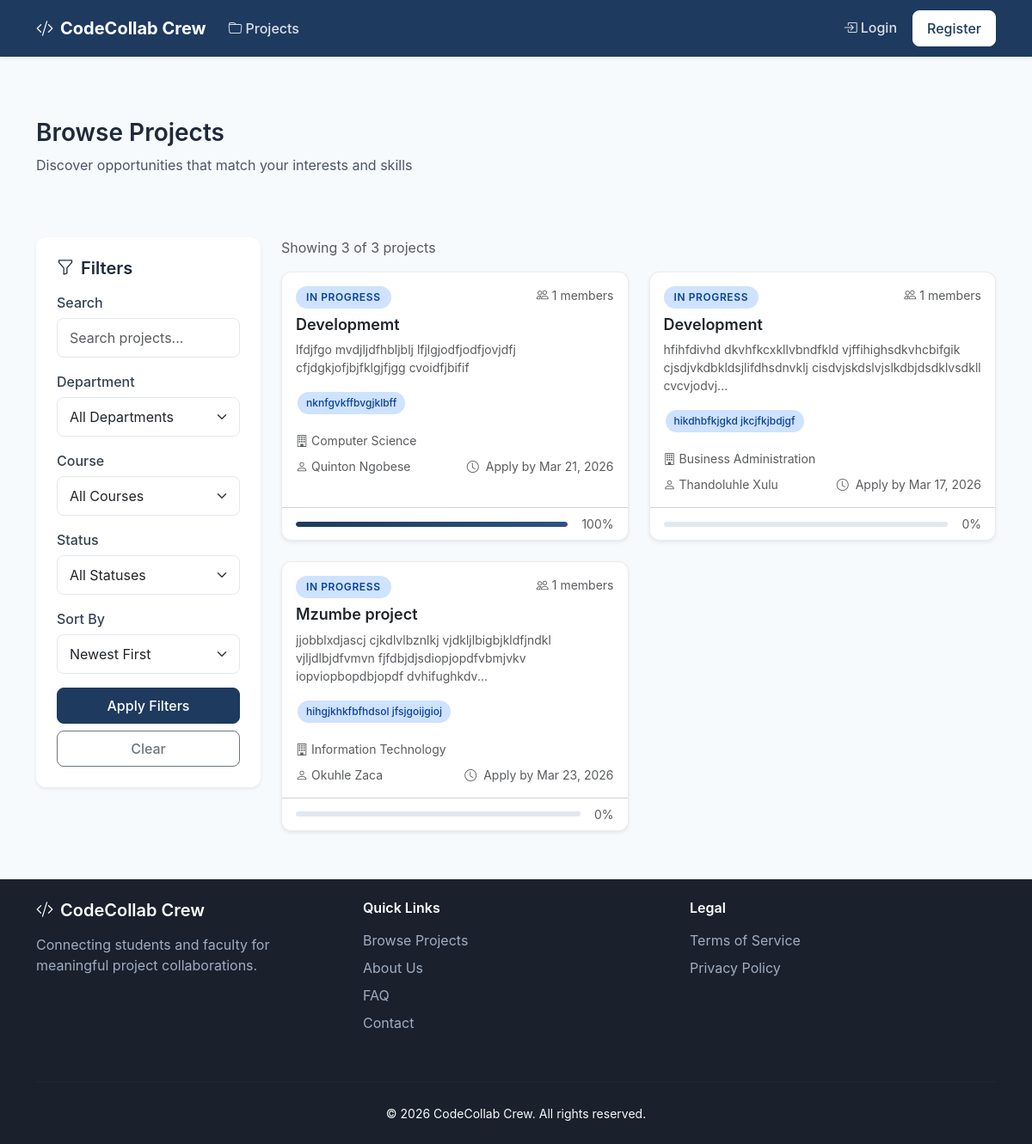
/projects/, run on the app's committed database.
### app/models.py (models this page shows, shortened)
class Project(db.Model):
    __tablename__ = 'projects'
    id = db.Column(db.Integer, primary_key=True)
    title = db.Column(db.String(200), nullable=False)
    description = db.Column(db.Text, nullable=False)
    goals = db.Column(db.Text)
    expected_outcomes = db.Column(db.Text)
    status = db.Column(db.String(20), default='draft')  # draft, open, in_progress, completed, cancelled
    visibility = db.Column(db.String(20), default='public')  # public, department, private
    max_team_size = db.Column(db.Integer, default=5)
    min_team_size = db.Column(db.Integer, default=1)
    invite_code = db.Column(db.String(32), unique=True, index=True)  # For shareable invite links
    start_date = db.Column(db.Date)
    end_date = db.Column(db.Date)
    application_deadline = db.Column(db.DateTime)
    created_at = db.Column(db.DateTime, default=lambda: datetime.now(timezone.utc))
    updated_at = db.Column(db.DateTime, default=lambda: datetime.now(timezone.utc), onupdate=lambda: datetime.now(timezone.utc))
    owner_id = db.Column(db.Integer, db.ForeignKey('users.id'), nullable=False)
    course_id = db.Column(db.Integer, db.ForeignKey('courses.id'))
    department_id = db.Column(db.Integer, db.ForeignKey('departments.id'))
    skills = db.relationship('Skill', secondary=project_skills, backref=db.backref('projects', lazy='dynamic'))
    tools = db.relationship('Tool', secondary=project_tools, backref=db.backref('projects', lazy='dynamic'))
    milestones = db.relationship('Milestone', backref='project', lazy='dynamic', order_by='Milestone.due_date')
    applications = db.relationship('ProjectApplication', backref='project', lazy='dynamic')
    members = db.relationship('ProjectMember', backref='project', lazy='dynamic')
    files = db.relationship('ProjectFile', backref='project', lazy='dynamic')
    updates = db.relationship('ProjectUpdate', backref='project', lazy='dynamic', order_by='desc(ProjectUpdate.created_at)')
    contributions = db.relationship('Contribution', backref='project', lazy='dynamic')
    feedback = db.relationship('Feedback', backref='project', lazy='dynamic')
    def get_department(self):
        if self.department_id:
            return Department.query.get(self.department_id)
        return None
    @property
    def progress(self):
        milestones = self.milestones.all()
        if not milestones:
            return 0
        completed = sum(1 for m in milestones if m.status == 'completed')
        return int((completed / len(milestones)) * 100)
    @property
    def team_count(self):
        return self.members.filter_by(status='active').count()

class Skill(db.Model):
    __tablename__ = 'skills'
    id = db.Column(db.Integer, primary_key=True)
    name = db.Column(db.String(50), unique=True, nullable=False)
    category = db.Column(db.String(50))

class Department(db.Model):
    __tablename__ = 'departments'
    id = db.Column(db.Integer, primary_key=True)
    name = db.Column(db.String(100), unique=True, nullable=False)
    code = db.Column(db.String(10), unique=True, nullable=False)
    description = db.Column(db.Text)
    created_at = db.Column(db.DateTime, default=lambda: datetime.now(timezone.utc))
    users = db.relationship('User', backref='department', lazy='dynamic')
    courses = db.relationship('Course', backref='department', lazy='dynamic')

class User(UserMixin, db.Model):
    __tablename__ = 'users'
    id = db.Column(db.Integer, primary_key=True)
    email = db.Column(db.String(120), unique=True, nullable=False, index=True)
    password_hash = db.Column(db.String(128), nullable=False)
    first_name = db.Column(db.String(50), nullable=False)
    last_name = db.Column(db.String(50), nullable=False)
    student_id = db.Column(db.String(20), unique=True, index=True)  # For students
    employee_id = db.Column(db.String(20), unique=True, index=True)  # For faculty
    phone = db.Column(db.String(20))
    bio = db.Column(db.Text)
    avatar = db.Column(db.String(200))
    is_active = db.Column(db.Boolean, default=True)
    is_verified = db.Column(db.Boolean, default=False)
    availability_status = db.Column(db.String(20), default='available')  # available, busy, away, offline
    last_seen = db.Column(db.DateTime, default=lambda: datetime.now(timezone.utc))
    created_at = db.Column(db.DateTime, default=lambda: datetime.now(timezone.utc))
    updated_at = db.Column(db.DateTime, default=lambda: datetime.now(timezone.utc), onupdate=lambda: datetime.now(timezone.utc))
    last_login = db.Column(db.DateTime)
    department_id = db.Column(db.Integer, db.ForeignKey('departments.id'))
    roles = db.relationship('Role', secondary=user_roles, backref=db.backref('users', lazy='dynamic'))
    skills = db.relationship('Skill', secondary=user_skills, backref=db.backref('users', lazy='dynamic'))
    owned_projects = db.relationship('Project', backref='owner', lazy='dynamic', foreign_keys='Project.owner_id')
    applications = db.relationship('ProjectApplication', backref='applicant', lazy='dynamic', foreign_keys='ProjectApplication.user_id')
    memberships = db.relationship('ProjectMember', backref='user', lazy='dynamic')
    contributions = db.relationship('Contribution', backref='contributor', lazy='dynamic')
    notifications = db.relationship('Notification', backref='user', lazy='dynamic', foreign_keys='Notification.user_id')
    @property
    def full_name(self):
        return f'{self.first_name} {self.last_name}'

class Milestone(db.Model):
    __tablename__ = 'milestones'
    id = db.Column(db.Integer, primary_key=True)
    title = db.Column(db.String(200), nullable=False)
    description = db.Column(db.Text)
    status = db.Column(db.String(20), default='pending')  # pending, in_progress, completed, overdue
    priority = db.Column(db.String(20), default='medium')  # low, medium, high, critical
    due_date = db.Column(db.DateTime, nullable=False)
    completed_at = db.Column(db.DateTime)
    created_at = db.Column(db.DateTime, default=lambda: datetime.now(timezone.utc))
    updated_at = db.Column(db.DateTime, default=lambda: datetime.now(timezone.utc), onupdate=lambda: datetime.now(timezone.utc))
    project_id = db.Column(db.Integer, db.ForeignKey('projects.id'), nullable=False)
    assigned_to_id = db.Column(db.Integer, db.ForeignKey('users.id'))
    assigned_to = db.relationship('User', backref='assigned_milestones')
    submissions = db.relationship('MilestoneSubmission', backref='milestone', lazy='dynamic')

### app/routes/projects.py (the view)
@projects_bp.route('/')
def list_projects():
    page = request.args.get('page', 1, type=int)
    per_page = current_app.config.get('ITEMS_PER_PAGE', 10)
    query = Project.query.filter(Project.status.in_(['open', 'in_progress']))
    if not current_user.is_authenticated:
        query = query.filter_by(visibility='public')
    elif current_user.is_student:
        query = query.filter(
            (Project.visibility == 'public') |
            ((Project.visibility == 'department') &
             (Project.department_id == current_user.department_id))
        )
    search = request.args.get('search', '')
    if search:
        query = query.filter(
            (Project.title.ilike(f'%{search}%')) |
            (Project.description.ilike(f'%{search}%'))
        )
    department_id = request.args.get('department', type=int)
    if department_id:
        query = query.filter_by(department_id=department_id)
    course_id = request.args.get('course', type=int)
    if course_id:
        query = query.filter_by(course_id=course_id)
    skill_ids = request.args.getlist('skills', type=int)
    if skill_ids:
        for skill_id in skill_ids:
            query = query.filter(Project.skills.any(Skill.id == skill_id))
    status = request.args.get('status')
    if status:
        query = query.filter_by(status=status)
    sort = request.args.get('sort', 'newest')
    if sort == 'newest':
        query = query.order_by(Project.created_at.desc())
    elif sort == 'oldest':
        query = query.order_by(Project.created_at.asc())
    elif sort == 'deadline':
        query = query.order_by(Project.application_deadline.asc())
    elif sort == 'title':
        query = query.order_by(Project.title.asc())
    projects = query.paginate(page=page, per_page=per_page, error_out=False)
    departments = Department.query.order_by(Department.name).all()
    courses = Course.query.order_by(Course.name).all()
    skills = Skill.query.order_by(Skill.name).all()
    return render_template('projects/list.html',
                         projects=projects,
                         departments=departments,
                         courses=courses,
                         skills=skills,
                         current_filters={
                             'search': search,
                             'department': department_id,
                             'course': course_id,
                             'skills': skill_ids,
                             'status': status,
                             'sort': sort
                         })

### app/templates/projects/list.html (shortened to what this page needs)
{% extends "base.html" %}
{% block content %}
<div class="container py-4">
    <div class="page-header">
        <h1 class="page-title">Browse Projects</h1>
        <p class="page-subtitle">Discover opportunities that match your interests and skills</p>
    </div>
    <div class="row">
        <div class="col-lg-3 mb-4">
            <div class="sidebar">
                <h5 class="mb-3"><i class="bi bi-funnel me-2"></i>Filters</h5>
                <form method="GET" action="{{ url_for('projects.list_projects') }}" class="filter-form">
                    <div class="mb-3">
                        <label class="form-label">Search</label>
                        <input type="text" name="search" class="form-control"
                               placeholder="Search projects..." value="{{ current_filters.search or '' }}">
                    </div>
                    <div class="mb-3">
                        <label class="form-label">Department</label>
                        <select name="department" class="form-select">
                            <option value="">All Departments</option>
                        </select>
                    </div>
                    <div class="mb-3">
                        <label class="form-label">Course</label>
                        <select name="course" class="form-select">
                            <option value="">All Courses</option>
                        </select>
                    </div>
                    <div class="mb-3">
                        <label class="form-label">Status</label>
                        <select name="status" class="form-select">
                            <option value="">All Statuses</option>
                        </select>
                    </div>
                    <div class="mb-3">
                        <label class="form-label">Sort By</label>
                        <select name="sort" class="form-select">
                            <option value="newest" {% if current_filters.sort == 'newest' %}selected{% endif %}>Newest First</option>
                        </select>
                    </div>
                    <div class="d-grid gap-2">
                        <button type="submit" class="btn btn-primary">Apply Filters</button>
                        <a href="{{ url_for('projects.list_projects') }}" class="btn btn-outline-secondary">Clear</a>
                    </div>
                </form>
            </div>
        </div>
        <div class="col-lg-9">
            {% if projects.items %}
            <div class="d-flex justify-content-between align-items-center mb-3">
                <p class="text-muted mb-0">
                    Showing {{ projects.items|length }} of {{ projects.total }} projects
                </p>
            </div>
            <div class="row g-4">
                {% for project in projects.items %}
                <div class="col-md-6">
                    <div class="card project-card h-100">
                        <div class="card-body">
                            <div class="d-flex justify-content-between align-items-start mb-2">
                                <span class="status-badge status-{{ project.status }}">
                                    {{ project.status.replace('_', ' ') }}
                                </span>
                                <span class="text-muted small">
                                    <i class="bi bi-people me-1"></i>{{ project.team_count }} members
                                </span>
                            </div>
                            <h5 class="card-title">
                                <a href="{{ url_for('projects.view_project', project_id=project.id) }}"
                                   class="text-decoration-none text-dark stretched-link">
                                    {{ project.title }}
                                </a>
                            </h5>
                            <p class="card-text text-muted">
                                {{ project.description[:120] }}{% if project.description|length > 120 %}...{% endif %}
                            </p>
                            <div class="mb-3">
                                {% for skill in project.skills[:4] %}
                                <span class="skill-tag">{{ skill.name }}</span>
                                {% endfor %}
                            </div>
                            {% if project.get_department() %}
                            <div class="mb-2">
                                <small class="text-muted">
                                    <i class="bi bi-building me-1"></i>{{ project.get_department().name }}
                                </small>
                            </div>
                            {% endif %}
                            <div class="d-flex justify-content-between align-items-center text-muted small">
                                <span><i class="bi bi-person me-1"></i>{{ project.owner.full_name }}</span>
                                {% if project.application_deadline %}
                                <span>
                                    <i class="bi bi-clock me-1"></i>
                                    Apply by {{ project.application_deadline.strftime('%b %d, %Y') }}
                                </span>
                                {% endif %}
                            </div>
                        </div>
                        <div class="card-footer bg-transparent">
                            <div class="d-flex justify-content-between align-items-center">
                                <div class="progress flex-grow-1 me-3" style="height: 6px;">
                                    <div class="progress-bar" role="progressbar"
                                         style="width: {{ project.progress }}%"></div>
                                </div>
                                <small class="text-muted">{{ project.progress }}%</small>
                            </div>
                        </div>
                    </div>
                </div>
                {% endfor %}
            </div>
            {% endif %}
        </div>
    </div>
</div>
{% endblock %}

### data on the page
Project: status.replace "IN PROGRESS", team_count "1", title "Developmemt", description "lfdjfgo mvdjljdfhbljblj lfjlgjodfjodfjovjdfj cfjdgkjofjbjfklgjfjgg cvoidfjbifif", get_department "Computer Science", owner.full_name "Quinton Ngobese", application_deadline "Mar 21, 2026", progress "100"
Skill: name "nknfgvkffbvgjklbff"
Project: status.replace "IN PROGRESS", team_count "1", title "Development", description "hfihfdivhd dkvhfkcxkllvbndfkld vjffihighsdkvhcbifgik cjsdjvkdbkldsjlifdhsdnvklj cisdvjskdslvjslkdbjdsdklvsdkll cvcvjodvj", get_department "Business Administration", owner.full_name "Thandoluhle Xulu", application_deadline "Mar 17, 2026", progress "0"
Skill: name "hikdhbfkjgkd jkcjfkjbdjgf"
Project: status.replace "IN PROGRESS", team_count "1", title "Mzumbe project", description "jjobblxdjascj cjkdlvlbznlkj vjdkljlbigbjkldfjndkl vjljdlbjdfvmvn fjfdbjdjsdiopjopdfvbmjvkv iopviopbopdbjopdf dvhifughkdv", get_department "Information Technology", owner.full_name "Okuhle Zaca", application_deadline "Mar 23, 2026", progress "0"
Skill: name "hihgjkhkfbfhdsol jfsjgoijgioj"

### other printed values
{{ projects.items|length }} "3"
{{ projects.total }} "3"
